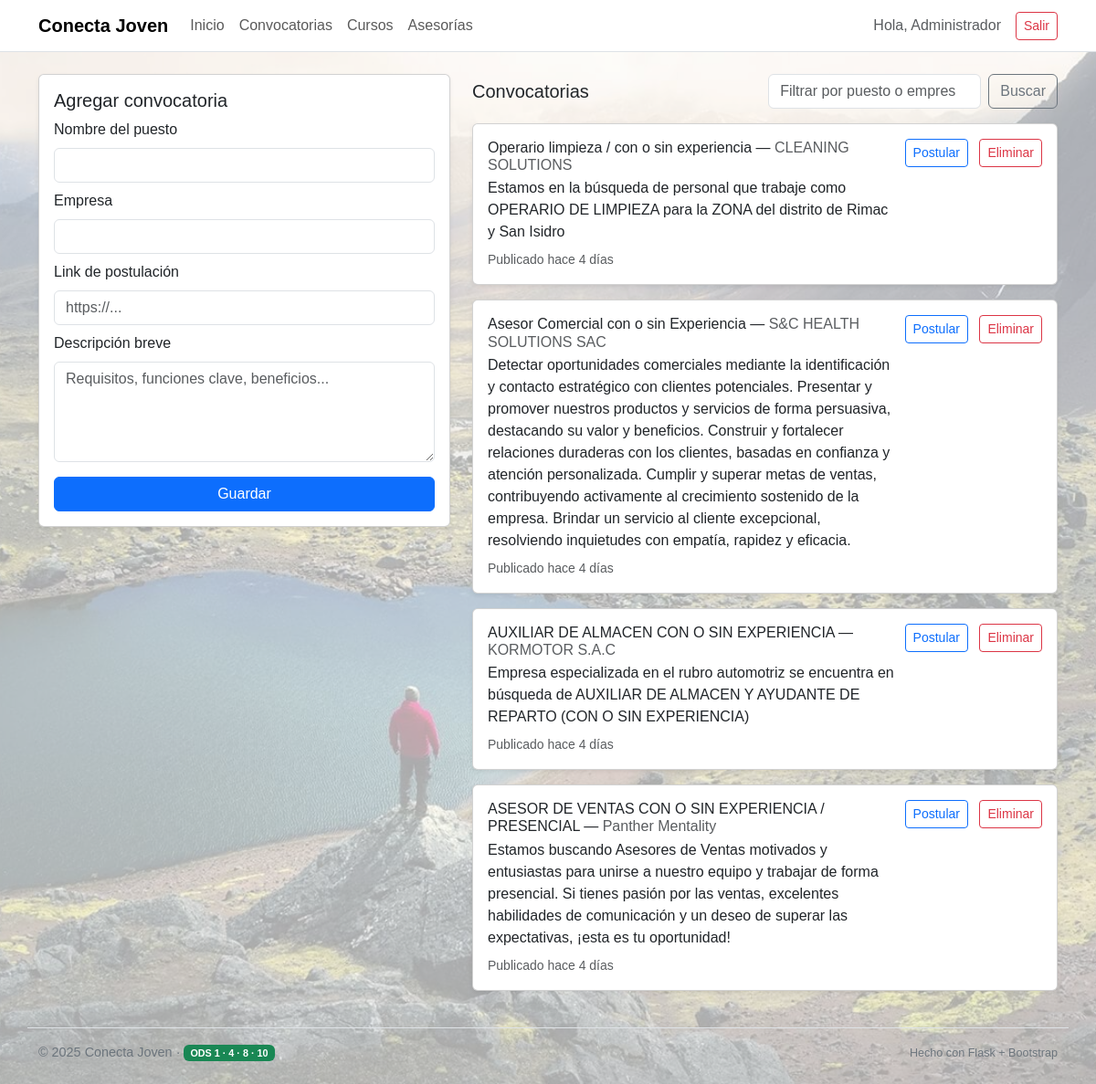
Page /jobs (signed in) on the committed database.
### tables this page shows
CREATE TABLE jobs (
        id INTEGER PRIMARY KEY AUTOINCREMENT,
        title TEXT NOT NULL,
        company TEXT NOT NULL,
        link TEXT NOT NULL,
        description TEXT,
        created_by INTEGER,
        created_at TEXT NOT NULL,
        FOREIGN KEY(created_by) REFERENCES users(id)
    );

### app.py (the view)
    def wrapper(*args, **kwargs):
        if "user_id" not in session:
            return redirect(url_for("login"))
        return view(*args, **kwargs)

### app.py (called while the page is built, shortened)
def get_db():
    conn = sqlite3.connect(DB_PATH)
    conn.row_factory = sqlite3.Row
    return conn

@app.template_filter("timeago")
def timeago(value):
    if not value:
        return ""
    try:
        dt = _dt.datetime.fromisoformat(value)
    except Exception:
        return value
    now = _dt.datetime.utcnow()
    diff = now - dt
    s = int(diff.total_seconds())
    if s < 60:
        return f"hace {s} segundo{'s' if s != 1 else ''}"
    m = s // 60
    if m < 60:
        return f"hace {m} minuto{'s' if m != 1 else ''}"
    h = m // 60
    if h < 24:
        return f"hace {h} hora{'s' if h != 1 else ''}"
    d = h // 24
    if d < 7:
        return f"hace {d} día{'s' if d != 1 else ''}"
    return dt.strftime("%d/%m/%Y")

@app.context_processor
def inject_now():
    return {"APP_NAME": APP_NAME, "year": datetime.datetime.now().year, "MEET_LINK": MEET_LINK}

def login_required(view):
    def wrapper(*args, **kwargs):
        if "user_id" not in session:
            return redirect(url_for("login"))
        return view(*args, **kwargs)
    wrapper.__name__ = view.__name__
    return wrapper

@app.route("/jobs", methods=["GET","POST"])
@login_required
def jobs():
    conn = get_db(); cur = conn.cursor()
    q = request.args.get("q","").strip()
    if q:
        cur.execute("SELECT * FROM jobs WHERE title LIKE ? OR company LIKE ? ORDER BY id DESC",
                    (f"%{q}%", f"%{q}%"))
    else:
        cur.execute("SELECT * FROM jobs ORDER BY id DESC")
    jobs_list = cur.fetchall()
    conn.close()
    return render_template("jobs.html", jobs=jobs_list, q=q)

### templates/jobs.html (shortened to what this page needs)
{% extends 'base.html' %}
{% block content %}
<div class="row g-4">
  {% if session.get('is_admin') %}
  <div class="col-lg-5">
    <div class="card shadow-sm">
      <div class="card-body">
        <h2 class="h5">Agregar convocatoria</h2>
        <form method="post" autocomplete="off">
          <div class="mb-2">
            <label class="form-label">Nombre del puesto</label>
            <input class="form-control" name="title" required>
          </div>
          <div class="mb-2">
            <label class="form-label">Empresa</label>
            <input class="form-control" name="company" required>
          </div>
          <div class="mb-2">
            <label class="form-label">Link de postulación</label>
            <input class="form-control" name="link" placeholder="https://..." required>
          </div>
          <div class="mb-3">
            <label class="form-label">Descripción breve</label>
            <textarea class="form-control" name="description" rows="4" placeholder="Requisitos, funciones clave, beneficios..."></textarea>
          </div>
          <button class="btn btn-primary w-100">Guardar</button>
        </form>
      </div>
    </div>
  </div>
  {% endif %}
  <div class="col-lg-7">
    <div class="d-flex align-items-center justify-content-between">
      <h2 class="h5 mb-0">Convocatorias</h2>
      <form class="d-flex" method="get">
        <input class="form-control me-2" type="search" name="q" placeholder="Filtrar por puesto o empresa" value="{{ q }}">
        <button class="btn btn-outline-secondary">Buscar</button>
      </form>
    </div>
    <div class="mt-3">
      {% for j in jobs %}
      <div class="card shadow-sm mb-3">
        <div class="card-body">
          <div class="d-flex justify-content-between align-items-start">
            <div class="pe-2">
              <h3 class="h6 mb-1">
                {{ j['title'] }} — <span class="text-muted">{{ j['company'] }}</span>
              </h3>
              {% if j['description'] %}
                <p class="mb-2">{{ j['description'] }}</p>
              {% else %}
                <p class="mb-2 text-muted">Sin descripción.</p>
              {% endif %}
              <div class="text-muted small">
                Publicado {{ j['created_at'] | timeago }}
              </div>
            </div>
            <div class="text-nowrap">
              <a class="btn btn-sm btn-outline-primary me-2"
                 target="_blank" rel="noopener"
                 href="{{ j['link'] }}">
                Postular
              </a>
              {% if session.get('is_admin') %}
              <form method="post"
                    action="{{ url_for('delete_job', job_id=j['id']) }}"
                    class="d-inline"
                    onsubmit="return confirm('¿Eliminar esta convocatoria?');">
                <button class="btn btn-sm btn-outline-danger">Eliminar</button>
              </form>
              {% endif %}
            </div>
          </div>
        </div>
      </div>
      {% else %}
        <p class="text-muted">Sin resultados.</p>
      {% endfor %}
    </div>
  </div>
</div>
{% endblock %}

### static/style.css (style rules this page uses)
body { background: url("/static/peru_fondo.jpg") no-repeat center center fixed; background-size: cover; font-family: Arial, sans-serif; position: relative; z-index: 0; min-height: 100vh; }
body::before { content: ""; position: fixed; top: 0; left: 0; width: 100%; height: 100%; background: rgba(255, 255, 255, 0.65); z-index: -1; }

### rows in the picture
jobs: title "Operario limpieza / con o sin experiencia", company "CLEANING SOLUTIONS", description "Estamos en la búsqueda de personal que trabaje como OPERARIO DE LIMPIEZA para la ZONA del distrito de Rimac y San Isidro", created_at "hace 4 días"
jobs: title "Asesor Comercial con o sin Experiencia", company "S&C HEALTH SOLUTIONS SAC", description "Detectar oportunidades comerciales mediante la identificación y contacto estratégico con clientes potenciales. Presentar y promover nuestros productos y servicios de forma persuasiva, destacando su valor y beneficios. Construir y fortalecer relaciones duraderas con los clientes, basadas en confianza y atención personalizada. Cumplir y superar metas de ventas, contribuyendo activamente al crecimiento sostenido de la empresa. Brindar un servicio al cliente excepcional, resolviendo inquietudes con empatía, rapidez y eficacia.", created_at "hace 4 días"
jobs: title "AUXILIAR DE ALMACEN CON O SIN EXPERIENCIA", company "KORMOTOR S.A.C", description "Empresa especializada en el rubro automotriz se encuentra en búsqueda de AUXILIAR DE ALMACEN Y AYUDANTE DE REPARTO (CON O SIN EXPERIENCIA)", created_at "hace 4 días"
jobs: title "ASESOR DE VENTAS CON O SIN EXPERIENCIA / PRESENCIAL", company "Panther Mentality", description "Estamos buscando Asesores de Ventas motivados y entusiastas para unirse a nuestro equipo y trabajar de forma presencial. Si tienes pasión por las ventas, excelentes habilidades de comunicación y un deseo de superar las expectativas, ¡esta es tu oportunidad!", created_at "hace 4 días"

### other values in the picture
{{ APP_NAME }} "Conecta Joven"
{{ session.get('user_name') }} "Administrador"
